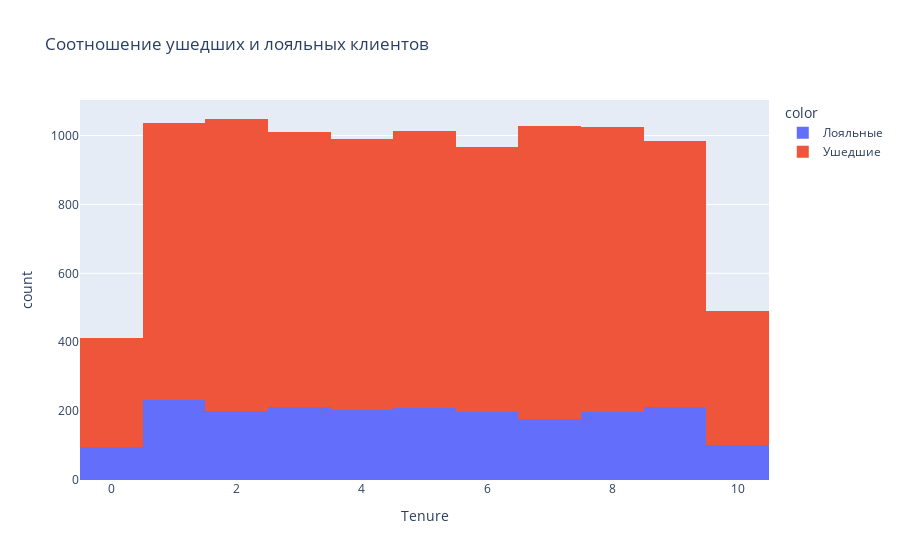

This figure's notebook cell:
### Code cell
exited_data = churn_data.groupby('Exited', as_index=False).sum()

fig=px.histogram(
    data_frame=churn_data,
    x='Tenure',
    title='Соотношение ушедших и лояльных клиентов',
    color=churn_data['Exited'].map({1:'Лояльные', 0:'Ушедшие'}),
)


fig.show()

### Figure 1 — Plotly figure (JSON) as saved in the notebook; plotly's stock layout.template omitted (floating-point values rounded to 4 significant figures; data arrays with more than 128 entries replaced by an {"elided": "..."} marker saying what was removed)
{"data": [{"alignmentgroup": "True", "bingroup": "x", "hovertemplate": "color=Лояльные<br>Tenure=%{x}<br>count=%{y}<extra></extra>", "legendgroup": "Лояльные", "marker": {"color": "#636efa", "pattern": {"shape": ""}}, "name": "Лояльные", "offsetgroup": "Лояльные", "orientation": "v", "showlegend": true, "type": "histogram", "x": {"elided": "2037 int values"}, "xaxis": "x", "yaxis": "y"}, {"alignmentgroup": "True", "bingroup": "x", "hovertemplate": "color=Ушедшие<br>Tenure=%{x}<br>count=%{y}<extra></extra>", "legendgroup": "Ушедшие", "marker": {"color": "#EF553B", "pattern": {"shape": ""}}, "name": "Ушедшие", "offsetgroup": "Ушедшие", "orientation": "v", "showlegend": true, "type": "histogram", "x": {"elided": "7963 int values"}, "xaxis": "x", "yaxis": "y"}], "layout": {"barmode": "relative", "legend": {"title": {"text": "color"}, "tracegroupgap": 0}, "title": {"text": "Соотношение ушедших и лояльных клиентов"}, "xaxis": {"anchor": "y", "domain": [0, 1], "title": {"text": "Tenure"}}, "yaxis": {"anchor": "x", "domain": [0, 1], "title": {"text": "count"}}}}
